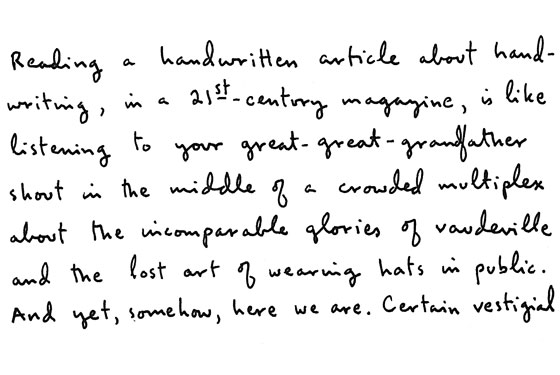
#> input picture OpenCV_tutorial/handwriting.jpg, 560 x 375 px, found by its file name
$ python adaptive_threshold.py
#> lines starting #> are read from the running program, lines starting #| are printed output that depends on the picture; after the words box and inside, x2 and y2 are one past the last pixel; in counts of white or black regions, pixels touching at a corner belong together
import os
import cv2

img = cv2.imread(os.path.join('.','OpenCV_tutorial', 'handwriting.jpg'))
#> img is the input picture: shape (375, 560, 3); min 0, max 255, mean 237.5
img_grey = cv2.cvtColor(img, cv2.COLOR_BGR2GRAY)
threash = cv2.adaptiveThreshold(img_grey, 255, cv2.ADAPTIVE_THRESH_GAUSSIAN_C, cv2.THRESH_BINARY, 21, 30)
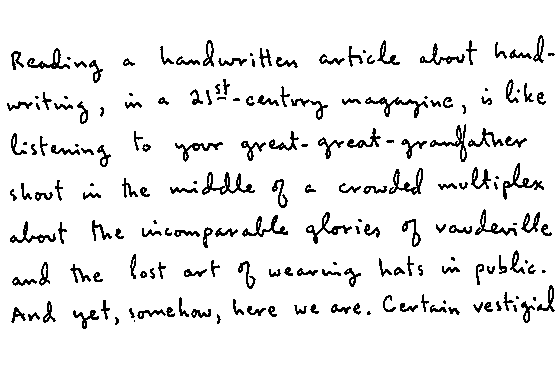
#> threash: shape (375, 560); 92.7% white; black in thin lines or dots, all inside (x1, y1, x2, y2) = (7, 35, 555, 329)

cv2.imshow('Original Image', img)
cv2.imshow('Grey Image', img_grey)
cv2.imshow('Adaptive Threshold Image', threash)
cv2.waitKey(5000)

$ run again, with OpenCV_tutorial/birds.jpg copied over OpenCV_tutorial/handwriting.jpg
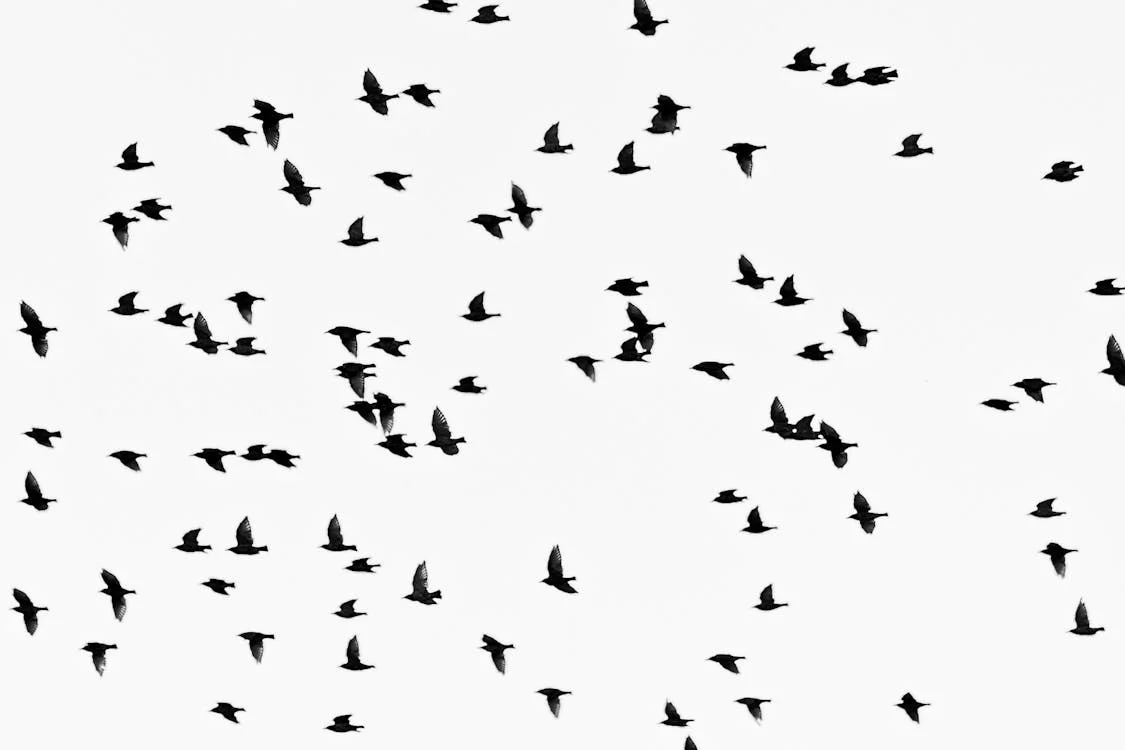
#> input picture OpenCV_tutorial/birds.jpg, 1125 x 750 px, found by its file name
#> img is the input picture: shape (750, 1125, 3); mean B, G, R 236.2, 236.2, 236.2
#> `threash = cv2.adaptiveThreshold(img_grey, 255, cv2.ADAPTIVE_THRESH_GAU..`:
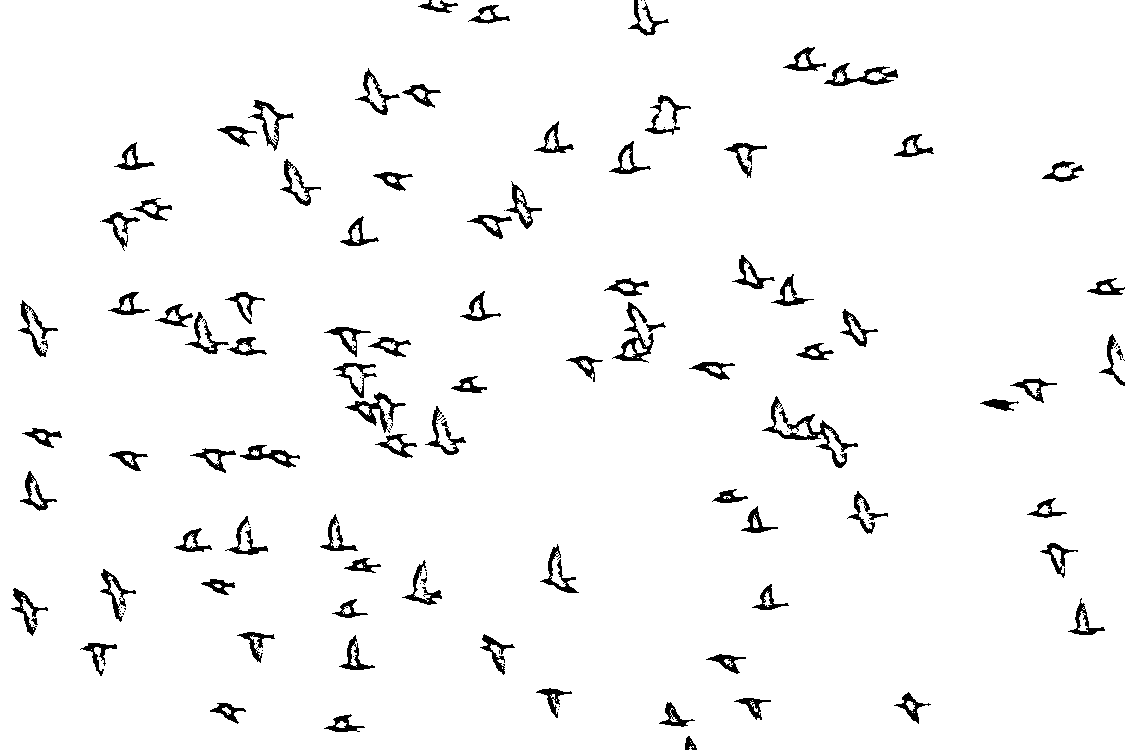
#> threash: shape (750, 1125); 96.5% white; 138 black regions (48 under 20 px), largest, box (x1, y1, x2, y2) and area: (762, 396, 858, 468) 1089, (612, 302, 654, 363) 673, (345, 392, 406, 433) 630
